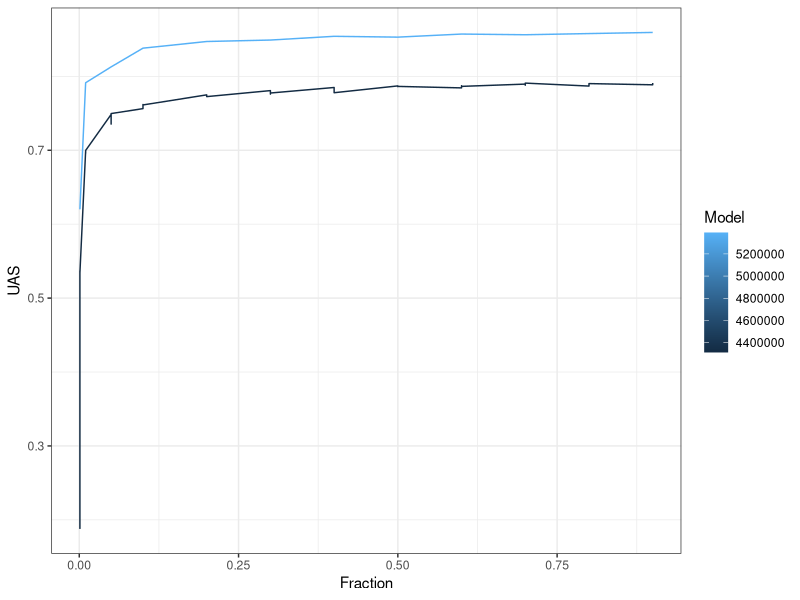

Reproduce this figure in R.
data = read.csv("czech-learning-parser.tsv", sep="\t")

library(ggplot2)

plot = ggplot(data=data, aes(x=Fraction, y=UAS, group=Model, color=Model, fill = Model)) + 
      geom_line() + theme_bw()

ggsave(plot=plot, filename="figures/learning-parser-czech.pdf") #, height=5, width=5)
